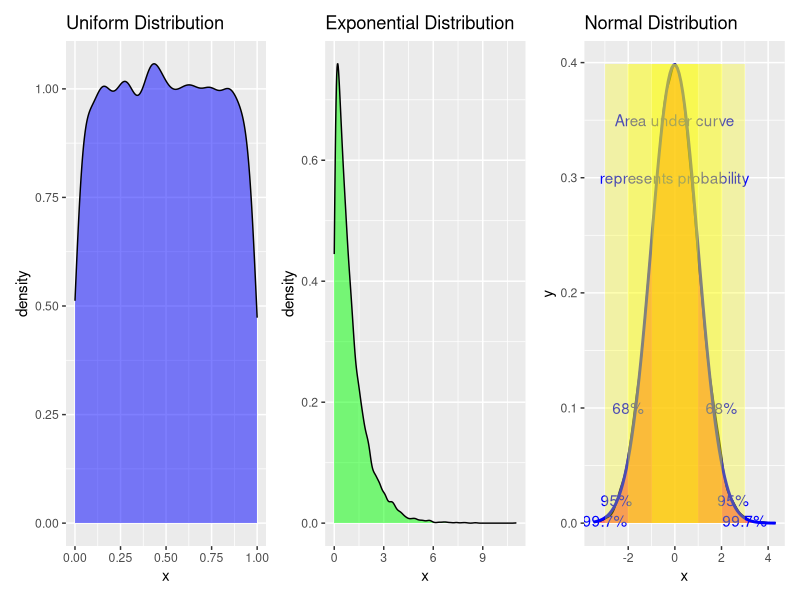

The R source for this figure:
library(ggplot2)
library(patchwork)

set.seed(123)
n <- 10000
uniform_data <- runif(n)
exponential_data <- rexp(n, rate = 1)
normal_data <- rnorm(n)

uniform_plot <- ggplot(data.frame(x = uniform_data), aes(x = x)) +
  geom_density(fill = "blue", alpha = 0.5) +
  ggtitle("Uniform Distribution")

exponential_plot <- ggplot(data.frame(x = exponential_data), aes(x = x)) +
  geom_density(fill = "green", alpha = 0.5) +
  ggtitle("Exponential Distribution")

normal_plot <- ggplot(data.frame(x = normal_data), aes(x = x)) +
  geom_density(fill = "red", alpha = 0.5) +
  ggtitle("Normal Distribution") +
  stat_function(fun = dnorm, args = list(mean = mean(normal_data), sd = sd(normal_data)), color = "blue", size = 1) +
  annotate("text", x = 0, y = 0.35, label = "Area under curve", color = "blue") +
  annotate("text", x = 0, y = 0.3, label = "represents probability", color = "blue") +
  annotate("text", x = 2, y = 0.1, label = "68%", color = "blue") +
  annotate("text", x = -2, y = 0.1, label = "68%", color = "blue") +
  annotate("text", x = 2.5, y = 0.02, label = "95%", color = "blue") +
  annotate("text", x = -2.5, y = 0.02, label = "95%", color = "blue") +
  annotate("text", x = 3, y = 0.002, label = "99.7%", color = "blue") +
  annotate("text", x = -3, y = 0.002, label = "99.7%", color = "blue") +
  annotate("rect", xmin = -1, xmax = 1, ymin = 0, ymax = dnorm(0), fill = "yellow", alpha = 0.3) +
  annotate("rect", xmin = -2, xmax = 2, ymin = 0, ymax = dnorm(0), fill = "yellow", alpha = 0.3) +
  annotate("rect", xmin = -3, xmax = 3, ymin = 0, ymax = dnorm(0), fill = "yellow", alpha = 0.3)

combined_plot <- uniform_plot + exponential_plot + normal_plot +
  plot_layout(ncol = 3)

print(combined_plot)
